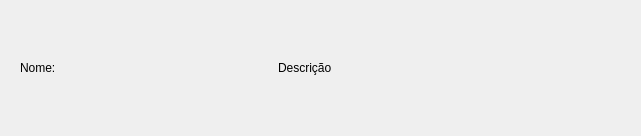
<?xml version="1.0" encoding="UTF-8"?>
<ui version="4.0">
 <class>Form</class>
 <widget class="QWidget" name="Form">
  <property name="geometry">
   <rect>
    <x>0</x>
    <y>0</y>
    <width>641</width>
    <height>136</height>
   </rect>
  </property>
  <property name="windowTitle">
   <string>Form</string>
  </property>
  <layout class="QHBoxLayout" name="horizontalLayout_3">
   <item>
    <widget class="QFrame" name="frame">
     <property name="cursor">
      <cursorShape>PointingHandCursor</cursorShape>
     </property>
     <property name="styleSheet">
      <string notr="true">.QFrame::hover {background-color: rgb(255, 255, 255);}</string>
     </property>
     <property name="frameShape">
      <enum>QFrame::NoFrame</enum>
     </property>
     <property name="frameShadow">
      <enum>QFrame::Raised</enum>
     </property>
     <layout class="QHBoxLayout" name="horizontalLayout_2">
      <item>
       <layout class="QHBoxLayout" name="horizontalLayout">
        <item>
         <widget class="QLabel" name="nome">
          <property name="enabled">
           <bool>true</bool>
          </property>
          <property name="styleSheet">
           <string notr="true">.QFrame::hover {background-color: rgb(255, 255, 255);}</string>
          </property>
          <property name="text">
           <string>Nome:</string>
          </property>
         </widget>
        </item>
        <item>
         <widget class="QLabel" name="descricao">
          <property name="styleSheet">
           <string notr="true">.QFrame::hover {background-color: rgb(255, 255, 255);}</string>
          </property>
          <property name="text">
           <string>Descrição</string>
          </property>
         </widget>
        </item>
        <item>
         <widget class="QPushButton" name="waste_btn">
          <property name="sizePolicy">
           <sizepolicy hsizetype="Fixed" vsizetype="Fixed">
            <horstretch>0</horstretch>
            <verstretch>0</verstretch>
           </sizepolicy>
          </property>
          <property name="cursor">
           <cursorShape>PointingHandCursor</cursorShape>
          </property>
          <property name="styleSheet">
           <string notr="true">.QFrame::hover {background-color: rgb(255, 255, 255);}</string>
          </property>
          <property name="text">
           <string/>
          </property>
          <property name="icon">
           <iconset>
            <normaloff>../assets/icons/was.png</normaloff>../assets/icons/was.png</iconset>
          </property>
          <property name="iconSize">
           <size>
            <width>30</width>
            <height>30</height>
           </size>
          </property>
          <property name="flat">
           <bool>true</bool>
          </property>
         </widget>
        </item>
        <item>
         <widget class="QPushButton" name="edit_btn">
          <property name="sizePolicy">
           <sizepolicy hsizetype="Fixed" vsizetype="Fixed">
            <horstretch>0</horstretch>
            <verstretch>0</verstretch>
           </sizepolicy>
          </property>
          <property name="cursor">
           <cursorShape>PointingHandCursor</cursorShape>
          </property>
          <property name="styleSheet">
           <string notr="true">.QFrame::hover {background-color: rgb(255, 255, 255);}</string>
          </property>
          <property name="text">
           <string/>
          </property>
          <property name="icon">
           <iconset>
            <normaloff>../assets/icons/des.png</normaloff>../assets/icons/des.png</iconset>
          </property>
          <property name="iconSize">
           <size>
            <width>30</width>
            <height>30</height>
           </size>
          </property>
          <property name="flat">
           <bool>true</bool>
          </property>
         </widget>
        </item>
       </layout>
      </item>
     </layout>
    </widget>
   </item>
  </layout>
 </widget>
 <resources/>
 <connections/>
</ui>
